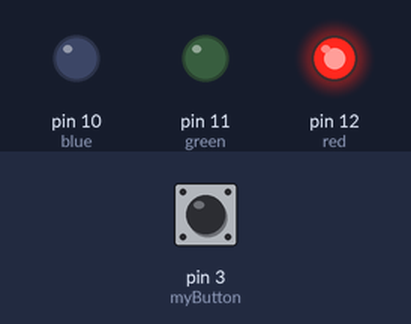
This sketch was run on a simulated Arduino Uno, built with avr-gcc and run on an emulated ATmega328P. Parts: output pins drawn as LEDs (lit = HIGH). Inputs (shaded band) come from the test bench; at power-on: pin 3 (myButton) HIGH.

Above: at 0.1 s.
At 0.6 s:
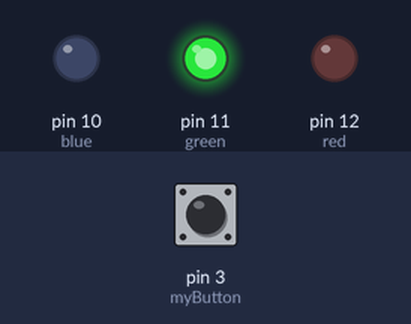
At 1.1 s:
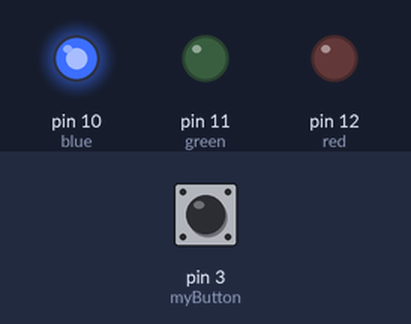
At 1.6 s:
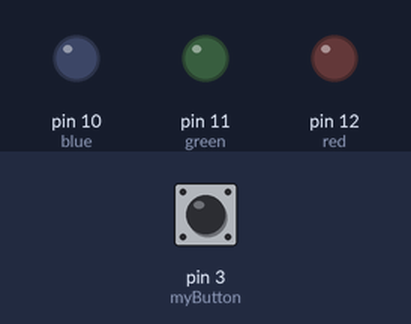
Timing chart, 0 to 3.1 s (numbered marks = the images above):
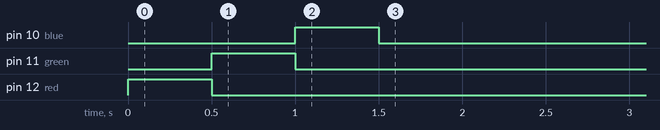

The sketch:

lab5.ino
```cpp
/*
CSCE 236 Lab 5: Button Interrupts
Christian Laney
*/

#define red 12
#define green 11
#define blue 10
#define myButton 3

boolean method1 = true  ;

void setup() {
 Serial.begin(9600);
 pinMode(red, OUTPUT);
 pinMode(green, OUTPUT);
 pinMode(blue, OUTPUT);
 pinMode(myButton, INPUT_PULLUP);
 digitalWrite(red, HIGH);
 delay(500);
 digitalWrite(red,LOW);
 digitalWrite(green, HIGH);
 delay(500);
 digitalWrite(green,LOW);
 digitalWrite(blue, HIGH);
 delay(500);
 digitalWrite(blue,LOW);
 EICRA = 0;
 if(method1) {
   EICRA |= (1<<ISC11);
 } else {
   EICRA |= (1<<ISC10);
 }
 EIMSK = 2;
}

SIGNAL(INT1_vect) {
  digitalWrite(green,HIGH);
}

void loop() {
  if(digitalRead(myButton)==HIGH) {
      if(method1){cli();}
    digitalWrite(green,LOW);
        if(method1){sei();}

  }
}
```
